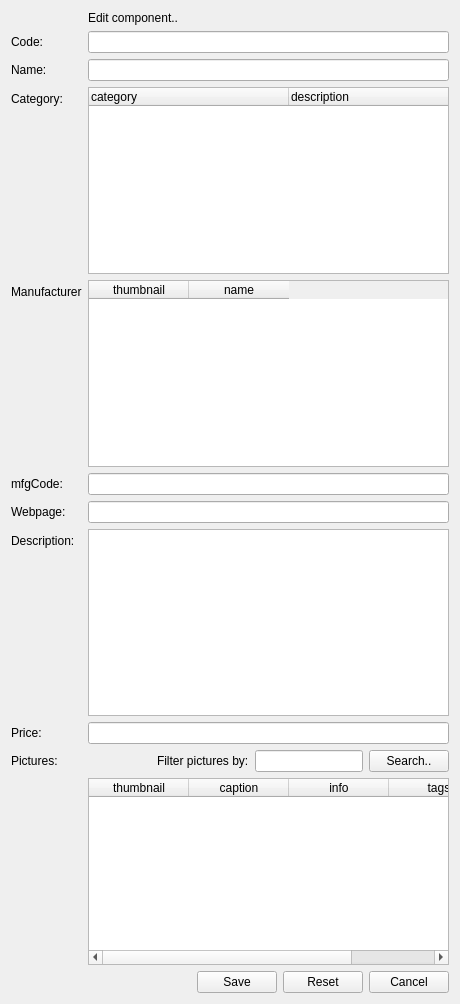
<?xml version="1.0" encoding="UTF-8"?>
<ui version="4.0">
 <class>component_edit_form</class>
 <widget class="QWidget" name="component_edit">
  <property name="geometry">
   <rect>
    <x>0</x>
    <y>0</y>
    <width>460</width>
    <height>1004</height>
   </rect>
  </property>
  <property name="windowTitle">
   <string>Edit component</string>
  </property>
  <property name="action" stdset="0">
   <string notr="true">ComponentRequest component {id={main.id}}</string>
  </property>
  <layout class="QFormLayout" name="formLayout">
   <property name="fieldGrowthPolicy">
    <enum>QFormLayout::AllNonFixedFieldsGrow</enum>
   </property>
   <item row="1" column="0">
    <widget class="QLabel" name="label_code">
     <property name="text">
      <string>Code:</string>
     </property>
     <property name="buddy">
      <cstring>code</cstring>
     </property>
    </widget>
   </item>
   <item row="1" column="1">
    <widget class="QLineEdit" name="code">
     <property name="initialFocus" stdset="0">
      <bool>true</bool>
     </property>
    </widget>
   </item>
   <item row="2" column="0">
    <widget class="QLabel" name="label_name">
     <property name="text">
      <string>Name:</string>
     </property>
     <property name="buddy">
      <cstring>name</cstring>
     </property>
    </widget>
   </item>
   <item row="2" column="1">
    <widget class="QLineEdit" name="name"/>
   </item>
   <item row="3" column="0">
    <widget class="QLabel" name="label_category">
     <property name="text">
      <string>Category:</string>
     </property>
     <property name="buddy">
      <cstring>category</cstring>
     </property>
    </widget>
   </item>
   <item row="3" column="1">
    <widget class="QTreeWidget" name="category">
     <property name="selectionMode">
      <enum>QAbstractItemView::SingleSelection</enum>
     </property>
     <property name="headerHidden">
      <bool>false</bool>
     </property>
     <property name="expandsOnDoubleClick">
      <bool>false</bool>
     </property>
     <property name="action" stdset="0">
      <string>CategoryHierarchyRequest category {id=1}</string>
     </property>
     <attribute name="headerDefaultSectionSize">
      <number>200</number>
     </attribute>
     <column>
      <property name="text">
       <string>category</string>
      </property>
     </column>
     <column>
      <property name="text">
       <string>description</string>
      </property>
     </column>
    </widget>
   </item>
   <item row="4" column="0">
    <widget class="QLabel" name="label_manufacturer">
     <property name="text">
      <string>Manufacturer</string>
     </property>
     <property name="buddy">
      <cstring>manufacturer</cstring>
     </property>
    </widget>
   </item>
   <item row="4" column="1">
    <widget class="QTableWidget" name="manufacturer">
     <property name="horizontalScrollBarPolicy">
      <enum>Qt::ScrollBarAsNeeded</enum>
     </property>
     <property name="alternatingRowColors">
      <bool>true</bool>
     </property>
     <property name="selectionMode">
      <enum>QAbstractItemView::SingleSelection</enum>
     </property>
     <property name="selectionBehavior">
      <enum>QAbstractItemView::SelectRows</enum>
     </property>
     <property name="showGrid">
      <bool>true</bool>
     </property>
     <property name="gridStyle">
      <enum>Qt::DotLine</enum>
     </property>
     <property name="sortingEnabled">
      <bool>true</bool>
     </property>
     <property name="action" stdset="0">
      <string notr="true">ManufacturerListRequest manufacturer {}</string>
     </property>
     <property name="synonym:manufacturer">
      <string>row</string>
     </property>
     <property name="synonym:thumbnail" stdset="0">
      <string notr="true">thumbnail.pixmap</string>
     </property>
     <attribute name="horizontalHeaderShowSortIndicator" stdset="0">
      <bool>true</bool>
     </attribute>
     <attribute name="verticalHeaderStretchLastSection">
      <bool>false</bool>
     </attribute>
     <column>
      <property name="text">
       <string>thumbnail</string>
      </property>
     </column>
     <column>
      <property name="text">
       <string>name</string>
      </property>
     </column>
    </widget>
   </item>
   <item row="5" column="0">
    <widget class="QLabel" name="label_mfgCode">
     <property name="text">
      <string>mfgCode:</string>
     </property>
     <property name="buddy">
      <cstring>mfgCode</cstring>
     </property>
    </widget>
   </item>
   <item row="5" column="1">
    <widget class="QLineEdit" name="mfgCode"/>
   </item>
   <item row="6" column="0">
    <widget class="QLabel" name="label_description">
     <property name="text">
      <string>Webpage:</string>
     </property>
     <property name="buddy">
      <cstring>webPage</cstring>
     </property>
    </widget>
   </item>
   <item row="6" column="1">
    <widget class="QLineEdit" name="webPage"/>
   </item>
   <item row="12" column="1">
    <layout class="QHBoxLayout" name="horizontalLayout">
     <item>
      <spacer name="horizontalSpacer">
       <property name="orientation">
        <enum>Qt::Horizontal</enum>
       </property>
       <property name="sizeHint" stdset="0">
        <size>
         <width>40</width>
         <height>20</height>
        </size>
       </property>
      </spacer>
     </item>
     <item>
      <widget class="QPushButton" name="save">
       <property name="text">
        <string>Save</string>
       </property>
       <property name="rootelement" stdset="0">
        <string notr="true">component</string>
       </property>
       <property name="action" stdset="0">
        <string notr="true">updateComponent component {id={main.id}}; code{{main.code}}; name{{main.name}}; category{id={main.category.selected}}; manufacturer{id={main.manufacturer.selected}}; mfgCode{{main.mfgCode}}; webPage{{main.webPage}}; description{{main.description}}; price{{main.price}}; picture[] {id={main.picture.selected}}}</string>
       </property>
       <property name="form" stdset="0">
        <string notr="true">_CLOSE_</string>
       </property>
      </widget>
     </item>
     <item>
      <widget class="QPushButton" name="reset">
       <property name="text">
        <string>Reset</string>
       </property>
       <property name="datasignal:clicked" stdset="0">
        <string notr="true">main</string>
       </property>
      </widget>
     </item>
     <item>
      <widget class="QPushButton" name="cancel">
       <property name="text">
        <string>Cancel</string>
       </property>
       <property name="form" stdset="0">
        <string notr="true">_CLOSE_</string>
       </property>
      </widget>
     </item>
    </layout>
   </item>
   <item row="8" column="0">
    <widget class="QLabel" name="label_description_2">
     <property name="text">
      <string>Description:</string>
     </property>
     <property name="buddy">
      <cstring>description</cstring>
     </property>
    </widget>
   </item>
   <item row="9" column="1">
    <widget class="QLineEdit" name="price"/>
   </item>
   <item row="9" column="0">
    <widget class="QLabel" name="label_price">
     <property name="text">
      <string>Price:</string>
     </property>
     <property name="buddy">
      <cstring>price</cstring>
     </property>
    </widget>
   </item>
   <item row="8" column="1">
    <widget class="QPlainTextEdit" name="description"/>
   </item>
   <item row="11" column="1">
    <widget class="QTableWidget" name="picture">
     <property name="horizontalScrollBarPolicy">
      <enum>Qt::ScrollBarAsNeeded</enum>
     </property>
     <property name="alternatingRowColors">
      <bool>true</bool>
     </property>
     <property name="selectionMode">
      <enum>QAbstractItemView::MultiSelection</enum>
     </property>
     <property name="selectionBehavior">
      <enum>QAbstractItemView::SelectRows</enum>
     </property>
     <property name="showGrid">
      <bool>true</bool>
     </property>
     <property name="gridStyle">
      <enum>Qt::DotLine</enum>
     </property>
     <property name="sortingEnabled">
      <bool>true</bool>
     </property>
     <property name="action" stdset="0">
      <string notr="true">PictureListRequest picture {search{{main.search}}}</string>
     </property>
     <property name="answer" stdset="0">
      <string notr="true">PictureList list {picture[] {id={row.id}; caption{{row.caption}}; info{{row.info}}; thumbnail{{row.thumbnail.pixmap}}; tags{{?}}}}</string>
     </property>
     <property name="dataslot" stdset="0">
      <string notr="true">picture</string>
     </property>
     <attribute name="horizontalHeaderShowSortIndicator" stdset="0">
      <bool>true</bool>
     </attribute>
     <attribute name="verticalHeaderStretchLastSection">
      <bool>false</bool>
     </attribute>
     <column>
      <property name="text">
       <string>thumbnail</string>
      </property>
     </column>
     <column>
      <property name="text">
       <string>caption</string>
      </property>
     </column>
     <column>
      <property name="text">
       <string>info</string>
      </property>
     </column>
     <column>
      <property name="text">
       <string>tags</string>
      </property>
     </column>
    </widget>
   </item>
   <item row="10" column="1">
    <layout class="QHBoxLayout" name="horizontalLayout_2">
     <item>
      <spacer name="horizontalSpacer_3">
       <property name="orientation">
        <enum>Qt::Horizontal</enum>
       </property>
       <property name="sizeHint" stdset="0">
        <size>
         <width>40</width>
         <height>20</height>
        </size>
       </property>
      </spacer>
     </item>
     <item>
      <widget class="QLabel" name="label_3">
       <property name="text">
        <string>Filter pictures by:</string>
       </property>
      </widget>
     </item>
     <item>
      <widget class="QLineEdit" name="search">
       <property name="datasignal:changed" stdset="0">
        <string notr="true">picture</string>
       </property>
      </widget>
     </item>
     <item>
      <widget class="QPushButton" name="searchButton">
       <property name="text">
        <string>Search..</string>
       </property>
       <property name="datasignal:clicked" stdset="0">
        <string notr="true">picture</string>
       </property>
      </widget>
     </item>
    </layout>
   </item>
   <item row="10" column="0">
    <widget class="QLabel" name="label">
     <property name="text">
      <string>Pictures:</string>
     </property>
     <property name="buddy">
      <cstring>picture</cstring>
     </property>
    </widget>
   </item>
   <item row="0" column="0">
    <widget class="QLabel" name="label_2">
     <property name="text">
      <string/>
     </property>
     <property name="pixmap">
      <pixmap resource="../configurator.qrc">:/images/brick_edit.png</pixmap>
     </property>
    </widget>
   </item>
   <item row="0" column="1">
    <widget class="QLabel" name="label_4">
     <property name="text">
      <string>Edit component..</string>
     </property>
    </widget>
   </item>
  </layout>
 </widget>
 <tabstops>
  <tabstop>code</tabstop>
  <tabstop>name</tabstop>
  <tabstop>category</tabstop>
  <tabstop>manufacturer</tabstop>
  <tabstop>mfgCode</tabstop>
  <tabstop>webPage</tabstop>
  <tabstop>description</tabstop>
  <tabstop>price</tabstop>
  <tabstop>search</tabstop>
  <tabstop>searchButton</tabstop>
  <tabstop>picture</tabstop>
  <tabstop>save</tabstop>
  <tabstop>reset</tabstop>
  <tabstop>cancel</tabstop>
 </tabstops>
 <resources>
  <include location="../configurator.qrc"/>
  <include location="../configurator.qrc"/>
 </resources>
 <connections>
  <connection>
   <sender>search</sender>
   <signal>returnPressed()</signal>
   <receiver>searchButton</receiver>
   <slot>click()</slot>
   <hints>
    <hint type="sourcelabel">
     <x>355</x>
     <y>754</y>
    </hint>
    <hint type="destinationlabel">
     <x>399</x>
     <y>753</y>
    </hint>
   </hints>
  </connection>
 </connections>
</ui>
